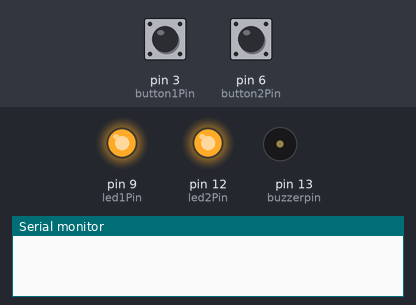
The program below on a simulated Arduino Nano, built with avr-gcc and run on an emulated ATmega328P. Shown: output pins drawn as LEDs (lit = HIGH), buzzer (waves = sounding), the last lines printed to the serial monitor. The test bench sets the inputs (shaded band); at power-on: pin 3 (button1Pin) LOW, pin 6 (button2Pin) LOW.

Above: at 1.2 s.
1.3 s: pin 3 (button1Pin) pulled HIGH for 0.15 s
At 2.7 s:
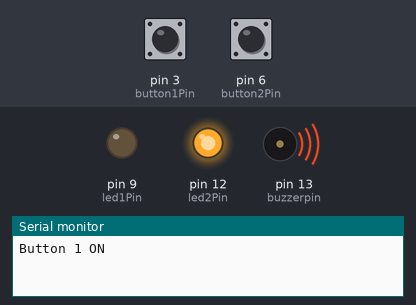
4.4 s: pin 6 (button2Pin) pulled HIGH for 3.2 s
At 7.7 s:
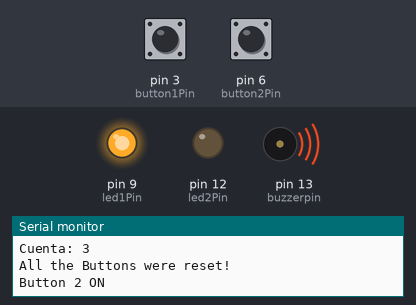
9.8 s: pin 3 (button1Pin) pulled HIGH for 3.2 s
At 14.3 s:
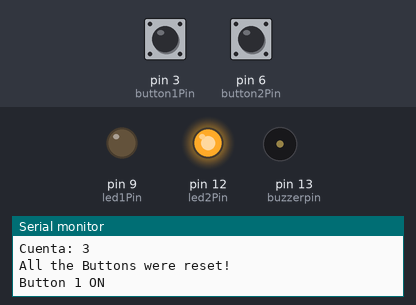
Timing chart, 0 to 17.8 s (numbered marks = the images above; inputs shaded):
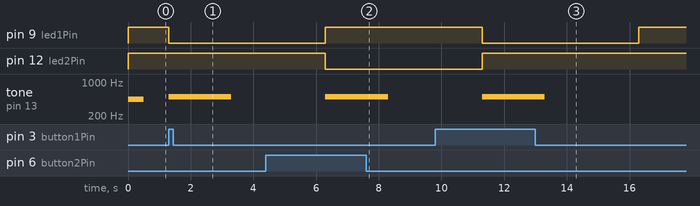

The program:

main.cpp
```cpp
#include <Arduino.h>

/*
-Se puede anadir un timer para una secuencia de inicio, por ejemplo
encender las luces solo la primera vez y flashearlas por 3 segundos
*/

///Define Buttons
//Reset Button
//int resetButtonPin = 13; //D7

//Button1
int button1Pin = 3; //D5
int led1Pin = 9; //D0
int button1State = 0;

//Button2
int button2Pin = 6; //D2
int led2Pin = 12; //D1
int button2State = 0;

//Buzzer
int buzzerpin = 13;

//int resetButtonState = 0;
boolean pollingForPresses = 1;

int lastbutton1State = LOW;
int lastbutton2State = LOW;

int lastResetState = LOW;

void resetButtons() {

  lastbutton1State = 0;
  lastbutton2State = 0;

  //resetButtonState = 0;
  lastResetState = 0;

  button1State = 0;
  button2State = 0;


  Serial.print("All the Buttons were reset! \n");

  digitalWrite(led1Pin, HIGH);
  digitalWrite(led2Pin, HIGH);

  pollingForPresses = 1;
}

void setup() {
  Serial.begin(9600);
  // initialize the LED pin as an output:
  pinMode(led1Pin, OUTPUT);
  pinMode(led2Pin, OUTPUT);

  pinMode(buzzerpin,OUTPUT);

  // initialize the pushbutton pin as an input:
  //pinMode(resetButtonPin, INPUT);
  pinMode(button1Pin, INPUT);
  pinMode(button2Pin, INPUT);

  //Inicializando leds
  digitalWrite(led1Pin, HIGH);
  digitalWrite(led2Pin, HIGH);

  //
  tone(buzzerpin, 440, 500); //Haciendolo sonar en la primera oportunidad que se encienda
}

void timer(){

  int t = 0;

  while(t<3){
      delay(1000); //Contador de 1 segundo por puerto serial
      t = t + 1;
      Serial.print("Cuenta: ");
      Serial.println(t);
  }

  //Reinicio botones

  lastbutton1State = 0;
  lastbutton2State = 0;

  button1State = 0;
  button2State = 0;

  Serial.print("All the Buttons were reset! \n");

  digitalWrite(led1Pin, HIGH);
  digitalWrite(led2Pin, HIGH);

  pollingForPresses = 1;
  //Timer de 20 segundos cuando se encienda boton
}

void buzzer(){
  //Routine to make a buzzer sound
  tone(buzzerpin,500); //Suena a 440Hz por 3 segundos continuos
  delay(2000); //1.5 segundos
  noTone(buzzerpin);
}

void loop() {

  int reading1 = digitalRead(button1Pin);
  int reading2 = digitalRead(button2Pin);

  //int readingReset = digitalRead(resetButtonPin);

    if(pollingForPresses == 1){
      //Button 1
      if (reading1 != button1State && reading1 != lastbutton1State) {
        button1State = reading1;
        button1State = digitalRead(button1Pin);

              if (button1State == HIGH) {
                // turn LED on:
                  Serial.print("Button 1 ON \n");
                  digitalWrite(led1Pin, LOW); //Active Low
                  buzzer();
                  pollingForPresses = 0;
              }
         button1State = 0;
      }

      //Button 2
      if (reading2 != button2State && reading2 != lastbutton2State) {
        button2State = reading2;
        button2State = digitalRead(button2Pin);

              if (button2State == HIGH) {
                // turn LED on:
                Serial.print("Button 2 ON \n"); //Active Low
                digitalWrite(led2Pin, LOW);
                buzzer();
                pollingForPresses = 0;
              }
         button2State = 0;
      }

    }
   //Check reset button

    if (pollingForPresses==0) {

      timer();
    }

  //lastResetState = readingReset;
  lastbutton1State = reading1;
  lastbutton2State = reading2;
}
```

Measured:
- after the input at 1.3 s, pin 9 (led1Pin): HIGH → LOW at once; tone on pin 13 (buzzerpin): silent → 500 Hz at once, → silent 2.0 s later
- after the input at 4.4 s, pin 12 (led2Pin): HIGH → LOW after 1.9 s; tone on pin 13 (buzzerpin): silent → 500 Hz after 1.9 s, → silent 2.0 s later
- after the input at 9.8 s, pin 9 (led1Pin): HIGH → LOW after 1.5 s, → HIGH 5.0 s later; tone on pin 13 (buzzerpin): silent → 500 Hz after 1.5 s, → silent 2.0 s later
